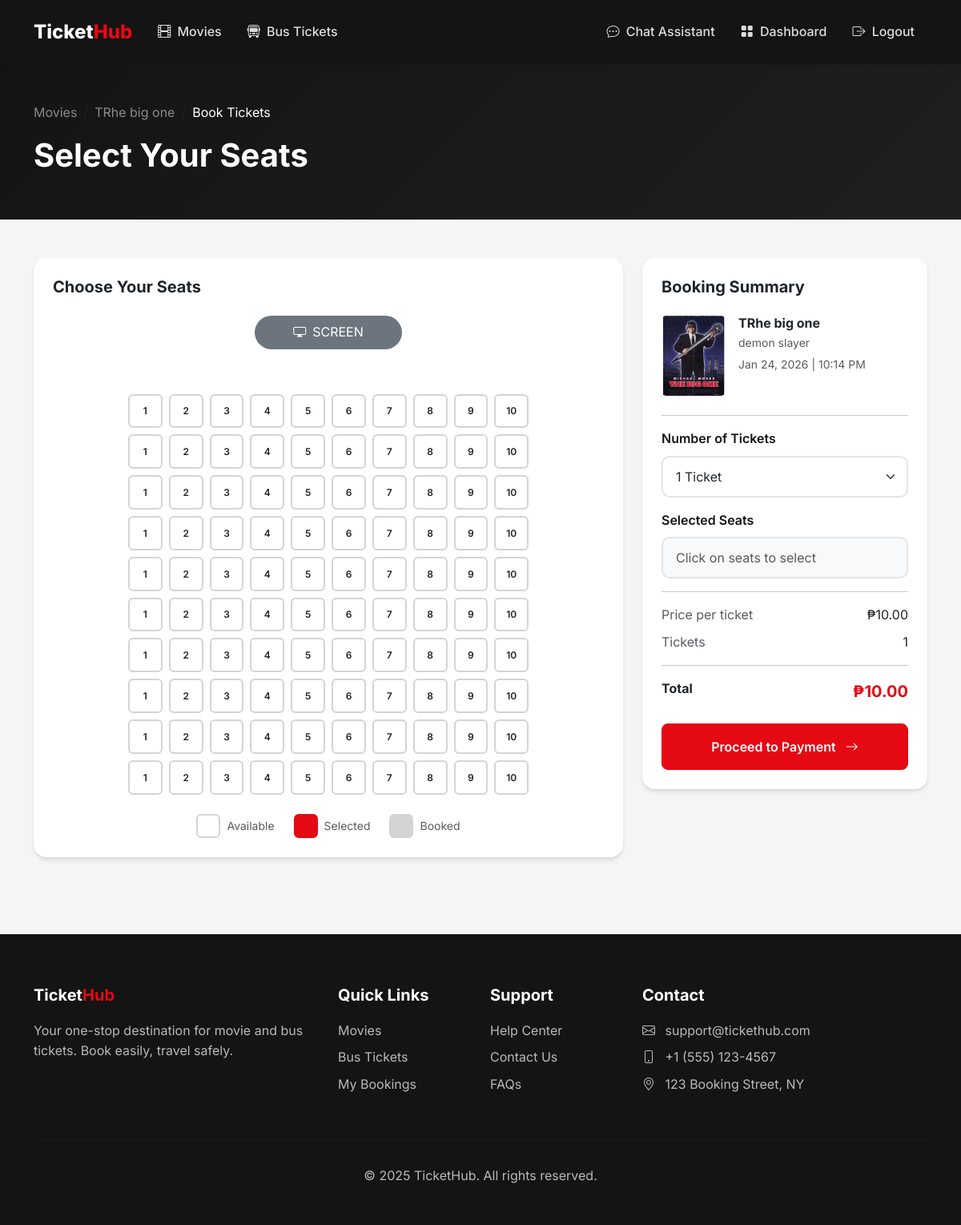
The page /movies/book/2 (signed in) on the database as committed earlier.
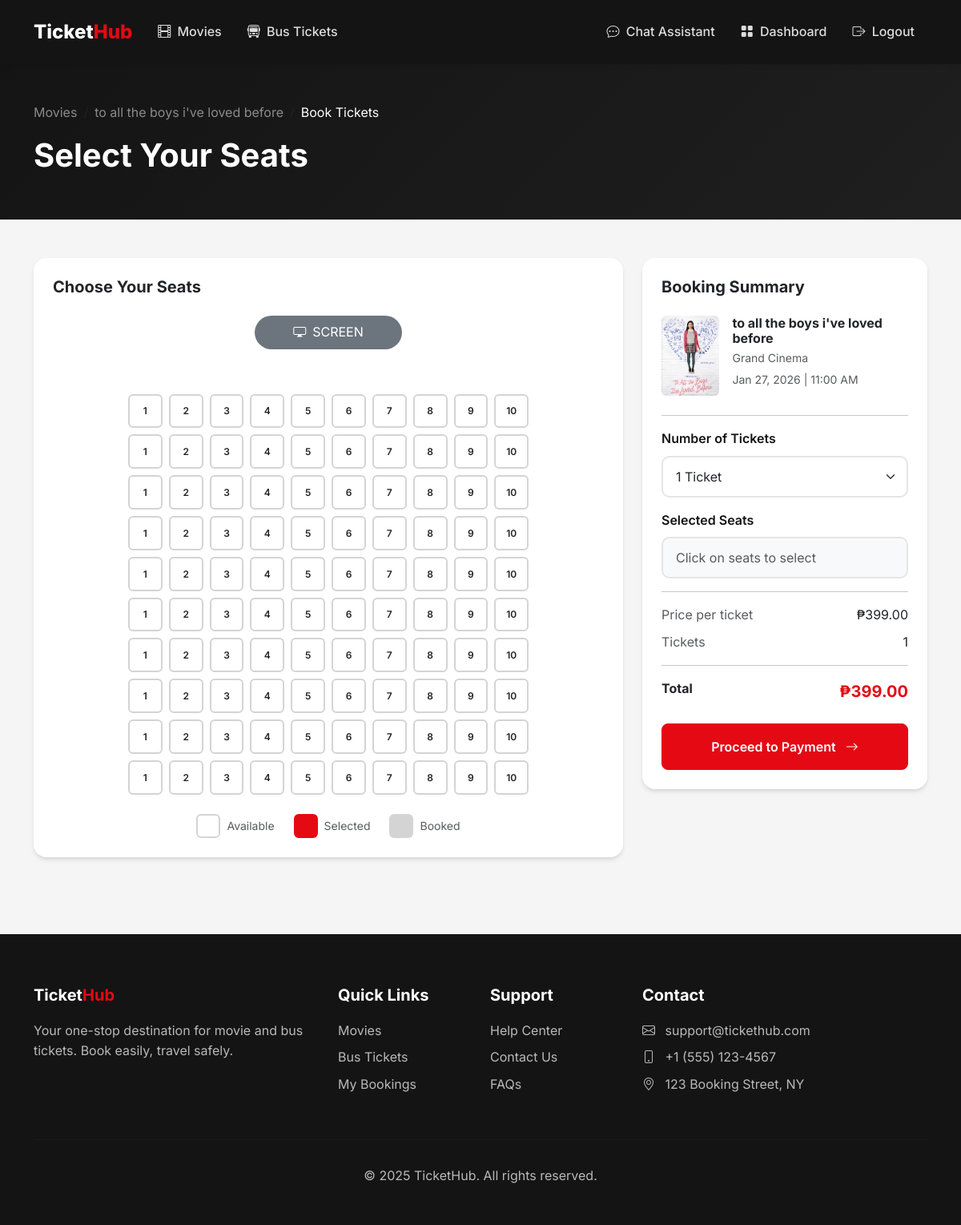
The same page on the database as committed later.
### flask_app/app.py (models this page shows)
class Movie(db.Model):
    id = db.Column(db.Integer, primary_key=True)
    title = db.Column(db.String(200), nullable=False)
    description = db.Column(db.Text)
    genre = db.Column(db.String(100))
    duration = db.Column(db.Integer)  # in minutes
    rating = db.Column(db.String(10))  # PG, PG-13, R, etc.
    poster_image = db.Column(db.String(255))
    trailer_url = db.Column(db.String(255))
    release_date = db.Column(db.Date)
    is_active = db.Column(db.Boolean, default=True)
    created_at = db.Column(db.DateTime, default=datetime.utcnow)
    showtimes = db.relationship('Showtime', backref='movie', lazy=True, cascade='all, delete-orphan')

class Cinema(db.Model):
    id = db.Column(db.Integer, primary_key=True)
    name = db.Column(db.String(100), nullable=False)
    location = db.Column(db.String(200))
    total_seats = db.Column(db.Integer, default=100)
    showtimes = db.relationship('Showtime', backref='cinema', lazy=True)

class Showtime(db.Model):
    id = db.Column(db.Integer, primary_key=True)
    movie_id = db.Column(db.Integer, db.ForeignKey('movie.id'), nullable=False)
    cinema_id = db.Column(db.Integer, db.ForeignKey('cinema.id'), nullable=False)
    show_date = db.Column(db.Date, nullable=False)
    show_time = db.Column(db.Time, nullable=False)
    price = db.Column(db.Float, nullable=False)
    available_seats = db.Column(db.Integer)
    bookings = db.relationship('MovieBooking', backref='showtime', lazy=True)

### flask_app/app.py (the view, shortened to what this page needs)
@app.route('/movies/book/<int:showtime_id>', methods=['GET', 'POST'])
@login_required
def book_movie(showtime_id):
    showtime = Showtime.query.get_or_404(showtime_id)
    return render_template('movies/book.html', showtime=showtime)

### flask_app/app.py (called while the page is built)
@login_manager.user_loader
def load_user(user_id):
    return User.query.get(int(user_id))

### flask_app/templates/movies/book.html (shortened to what the changed rows need)
{% extends 'base.html' %}
{% block content %}
<section class="py-5" style="background: linear-gradient(135deg, var(--dark) 0%, var(--dark-lighter) 100%);">
    <div class="container">
        <nav aria-label="breadcrumb">
            <ol class="breadcrumb mb-3">
                <li class="breadcrumb-item"><a href="{{ url_for('movie_detail', movie_id=showtime.movie.id) }}" class="text-white-50">{{ showtime.movie.title }}</a></li>
            </ol>
        </nav>
        <h1 class="text-white fw-bold">Select Your Seats</h1>
    </div>
</section>
<section class="py-5">
    <div class="container">
        <div class="row g-4">
            <div class="col-lg-4">
                <div class="card sticky-top" style="top: 100px;">
                    <div class="card-body p-4">
                        <div class="d-flex gap-3 mb-4">
                            {% if showtime.movie.poster_image %}
                                <img src="{{ url_for('static', filename='uploads/' + showtime.movie.poster_image) }}" class="rounded" style="width: 80px; height: 100px; object-fit: cover;">
                            {% else %}
                                <div class="bg-secondary rounded d-flex align-items-center justify-content-center" style="width: 80px; height: 100px;">
                                    <i class="bi bi-film text-white"></i>
                                </div>
                            {% endif %}
                            <div>
                                <h6 class="fw-bold mb-1">{{ showtime.movie.title }}</h6>
                                <p class="text-muted small mb-1">{{ showtime.cinema.name }}</p>
                                <p class="text-muted small mb-0">
                                    {{ showtime.show_date.strftime('%b %d, %Y') }} | {{ showtime.show_time.strftime('%I:%M %p') }}
                                </p>
                            </div>
                        </div>
                        <form method="POST" action="{{ url_for('book_movie', showtime_id=showtime.id) }}" id="bookingForm">
                            <div class="mb-3">
                                <label class="form-label">Number of Tickets</label>
                                <select class="form-select" name="num_tickets" id="numTickets">
                                    {% if showtime.available_seats >= 10 %}
                                        {% for i in range(1, 11) %}
                                            <option value="{{ i }}">{{ i }} {% if i == 1 %}Ticket{% else %}Tickets{% endif %}</option>
                                        {% endfor %}
                                    {% else %}
                                        {% for i in range(1, showtime.available_seats + 1) %}
                                            <option value="{{ i }}">{{ i }} {% if i == 1 %}Ticket{% else %}Tickets{% endif %}</option>
                                        {% endfor %}
                                    {% endif %}
                                </select>
                            </div>
                            <div class="d-flex justify-content-between mb-2">
                                <span class="text-muted">Price per ticket</span>
                                <span>₱{{ "%.2f"|format(showtime.price) }}</span>
                            </div>
                            <div class="d-flex justify-content-between mb-4">
                                <span class="fw-bold">Total</span>
                                <span class="fw-bold fs-5" style="color: var(--primary);" id="totalPrice">₱{{ "%.2f"|format(showtime.price) }}</span>
                            </div>
                        </form>
                    </div>
                </div>
            </div>
        </div>
    </div>
</section>
{% endblock %}

Rows that differ between the two databases and show on the page:
no longer on this page (row edited): Movie: movie "TRhe big one", poster_image (picture)
removed Cinema: cinema.name "demon slayer"
added Movie: movie "to all the boys i've loved before", poster_image (picture)
now on this page (row unchanged): Cinema: cinema.name "Grand Cinema"
changed Showtime "1 Ticket": show_date "Jan 24, 2026" → "Jan 27, 2026"; show_time "10:14 PM" → "11:00 AM"; price "10.00" → "399.00"
